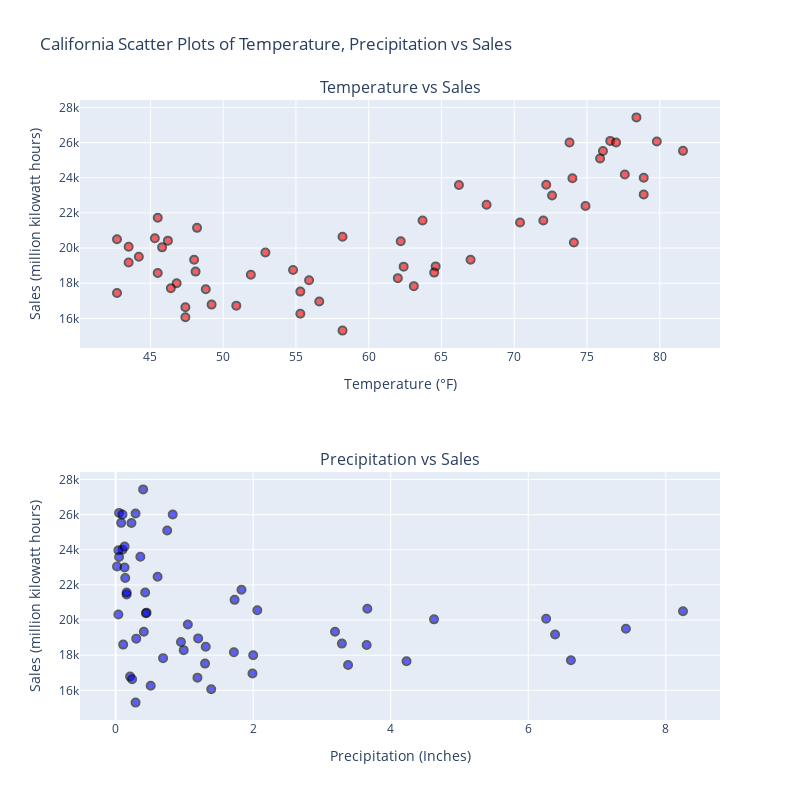

The notebook cell saved with this chart:
### Code cell
# First scatter plot
fig1 = px.scatter(CA_data, x='temperature', y='sales', 
                  title='California Scatter Plot of Temperature vs Sales',
                  labels={'temperature': 'Temperature', 'sales': 'Sales (million kilowatt hours)'},
                  hover_data=['temperature', 'sales'])
fig1.update_traces(marker=dict(size=8, color='red', opacity=0.6, line=dict(width=2, color='black')))

#Second scatter plot
fig2 = px.scatter(CA_data, x='precipitation', y='sales', 
                  title='California Scatter Plot of Precipitation vs Sales',
                  labels={'precipitation': 'Precipitation', 'sales': 'Sales (million kilowatt hours)'},
                  hover_data=['temperature', 'sales'])
fig2.update_traces(marker=dict(size=8, color='blue', opacity=0.6, line=dict(width=2, color='black')))

# 2 rows one column
fig = make_subplots(rows=2, cols=1, 
                    subplot_titles=('Temperature vs Sales', 'Precipitation vs Sales'),
                    vertical_spacing=0.2)

# Add traces from fig1 to the first subplot (row 1, col 1)
for trace in fig1.data:
    fig.add_trace(trace, row=1, col=1)

# Add traces from fig2 to the second subplot (row 2, col 1)
for trace in fig2.data:
    fig.add_trace(trace, row=2, col=1)

# Update axis properties (make them wider)
fig.update_layout(
    width=800,  # Make the plot wider
    height=800,  # Adjust the height as per your preference
    title_text='California Scatter Plots of Temperature, Precipitation vs Sales',
    showlegend=False,
    xaxis=dict(title='Temperature (°F)', showgrid=True),
    xaxis2=dict(title='Precipitation (Inches)', showgrid=True),
    yaxis=dict(title='Sales (million kilowatt hours)', showgrid=True),
    yaxis2=dict(title='Sales (million kilowatt hours)', showgrid=True)
)

# Show the plot
fig.write_html('CA_Scatter.html')

fig.show()

### Figure 1 — Plotly figure (JSON) as saved in the notebook; plotly's stock layout.template omitted (floating-point values rounded to 4 significant figures)
{"data": [{"hovertemplate": "Temperature=%{x}<br>Sales (million kilowatt hours)=%{y}<extra></extra>", "legendgroup": "", "marker": {"color": "red", "line": {"color": "black", "width": 2}, "opacity": 0.6, "size": 8, "symbol": "circle"}, "mode": "markers", "name": "", "orientation": "v", "showlegend": false, "type": "scatter", "x": [45.3, 49.2, 48, 56.6, 64.6, 70.4, 76.6, 78.9, 74, 66.2, 50.9, 45.5, 45.5, 47.4, 48.2, 58.2, 64.5, 74.9, 79.8, 77, 72.2, 58.2, 54.8, 43.5, 46.2, 47.4, 52.9, 55.9, 62.4, 72, 77.6, 78.4, 73.8, 63.7, 46.8, 43.5, 42.7, 42.7, 44.2, 55.3, 62, 67, 78.9, 75.9, 68.1, 62.2, 51.9, 48.1, 45.8, 46.4, 48.8, 55.3, 63.1, 74.1, 81.6, 76.1, 72.6], "xaxis": "x", "y": [20560.0, 16780.0, 19330.0, 16960.0, 18960.0, 21460.0, 26100.0, 24000.0, 23980.0, 23590.0, 16720.0, 21730.0, 18580.0, 16060.0, 21150.0, 15300.0, 18600.0, 22390.0, 26070.0, 26010.0, 23610.0, 20640.0, 18750.0, 20080.0, 20420.0, 16640.0, 19750.0, 18170.0, 18940.0, 21560.0, 24190.0, 27440.0, 26010.0, 21570.0, 18000.0, 19180.0, 20500.0, 17440.0, 19510.0, 16260.0, 18290.0, 19330.0, 23050.0, 25100.0, 22470.0, 20390.0, 18480.0, 18660.0, 20040.0, 17720.0, 17660.0, 17520.0, 17840.0, 20320.0, 25530.0, 25520.0, 22990.0], "yaxis": "y"}, {"customdata": [[45.3], [49.2], [48], [56.6], [64.6], [70.4], [76.6], [78.9], [74], [66.2], [50.9], [45.5], [45.5], [47.4], [48.2], [58.2], [64.5], [74.9], [79.8], [77], [72.2], [58.2], [54.8], [43.5], [46.2], [47.4], [52.9], [55.9], [62.4], [72], [77.6], [78.4], [73.8], [63.7], [46.8], [43.5], [42.7], [42.7], [44.2], [55.3], [62], [67], [78.9], [75.9], [68.1], [62.2], [51.9], [48.1], [45.8], [46.4], [48.8], [55.3], [63.1], [74.1], [81.6], [76.1], [72.6]], "hovertemplate": "Precipitation=%{x}<br>Sales (million kilowatt hours)=%{y}<br>temperature=%{customdata[0]}<extra></extra>", "legendgroup": "", "marker": {"color": "blue", "line": {"color": "black", "width": 2}, "opacity": 0.6, "size": 8, "symbol": "circle"}, "mode": "markers", "name": "", "orientation": "v", "showlegend": false, "type": "scatter", "x": [2.06, 0.21, 3.19, 1.99, 1.2, 0.16, 0.05, 0.1, 0.04, 0.05, 1.19, 1.83, 3.65, 1.39, 1.73, 0.29, 0.11, 0.14, 0.29, 0.1, 0.36, 3.66, 0.95, 6.26, 0.45, 0.24, 1.05, 1.72, 0.3, 0.43, 0.13, 0.4, 0.83, 0.16, 2, 6.39, 8.25, 3.38, 7.42, 0.51, 0.99, 0.41, 0.02, 0.75, 0.61, 0.44, 1.31, 3.29, 4.63, 6.62, 4.23, 1.3, 0.69, 0.04, 0.08, 0.23, 0.13], "xaxis": "x2", "y": [20560.0, 16780.0, 19330.0, 16960.0, 18960.0, 21460.0, 26100.0, 24000.0, 23980.0, 23590.0, 16720.0, 21730.0, 18580.0, 16060.0, 21150.0, 15300.0, 18600.0, 22390.0, 26070.0, 26010.0, 23610.0, 20640.0, 18750.0, 20080.0, 20420.0, 16640.0, 19750.0, 18170.0, 18940.0, 21560.0, 24190.0, 27440.0, 26010.0, 21570.0, 18000.0, 19180.0, 20500.0, 17440.0, 19510.0, 16260.0, 18290.0, 19330.0, 23050.0, 25100.0, 22470.0, 20390.0, 18480.0, 18660.0, 20040.0, 17720.0, 17660.0, 17520.0, 17840.0, 20320.0, 25530.0, 25520.0, 22990.0], "yaxis": "y2"}], "layout": {"annotations": [{"font": {"size": 16}, "showarrow": false, "text": "Temperature vs Sales", "x": 0.5, "xanchor": "center", "xref": "paper", "y": 1, "yanchor": "bottom", "yref": "paper"}, {"font": {"size": 16}, "showarrow": false, "text": "Precipitation vs Sales", "x": 0.5, "xanchor": "center", "xref": "paper", "y": 0.4, "yanchor": "bottom", "yref": "paper"}], "height": 800, "showlegend": false, "title": {"text": "California Scatter Plots of Temperature, Precipitation vs Sales"}, "width": 800, "xaxis": {"anchor": "y", "autorange": true, "domain": [0, 1], "range": [40.16, 84.14], "showgrid": true, "title": {"text": "Temperature (°F)"}, "type": "linear"}, "xaxis2": {"anchor": "y2", "autorange": true, "domain": [0, 1], "range": [-0.518, 8.788], "showgrid": true, "title": {"text": "Precipitation (Inches)"}, "type": "linear"}, "yaxis": {"anchor": "x", "autorange": true, "domain": [0.6, 1], "range": [14310.0, 28430.0], "showgrid": true, "title": {"text": "Sales (million kilowatt hours)"}, "type": "linear"}, "yaxis2": {"anchor": "x2", "autorange": true, "domain": [0, 0.4], "range": [14310.0, 28430.0], "showgrid": true, "title": {"text": "Sales (million kilowatt hours)"}, "type": "linear"}}}
